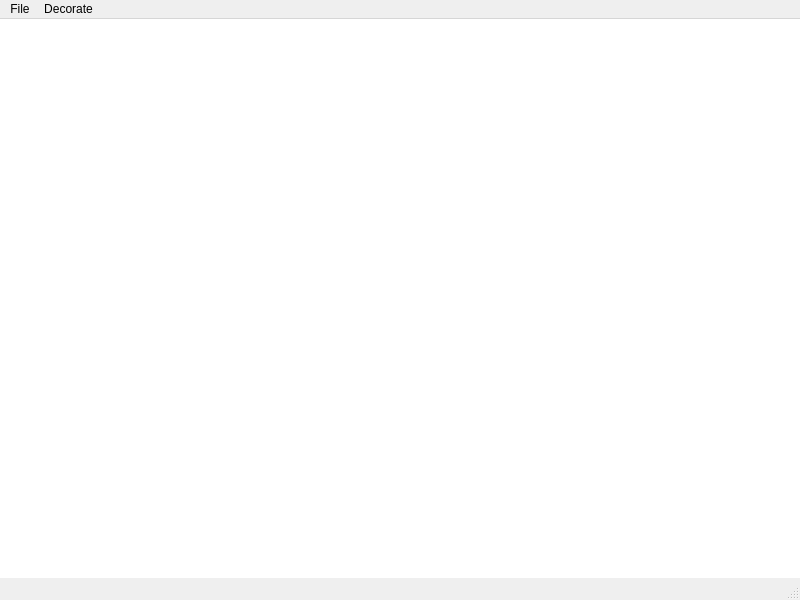
<?xml version="1.0" encoding="UTF-8"?>
<ui version="4.0">
 <class>MainWindow</class>
 <widget class="QMainWindow" name="MainWindow">
  <property name="geometry">
   <rect>
    <x>0</x>
    <y>0</y>
    <width>800</width>
    <height>600</height>
   </rect>
  </property>
  <property name="windowTitle">
   <string>MainWindow</string>
  </property>
  <widget class="QWidget" name="centralwidget">
   <widget class="QPlainTextEdit" name="plainTextEdit">
    <property name="geometry">
     <rect>
      <x>-7</x>
      <y>-1</y>
      <width>811</width>
      <height>621</height>
     </rect>
    </property>
   </widget>
  </widget>
  <widget class="QMenuBar" name="menubar">
   <property name="geometry">
    <rect>
     <x>0</x>
     <y>0</y>
     <width>800</width>
     <height>19</height>
    </rect>
   </property>
   <widget class="QMenu" name="menuFile">
    <property name="title">
     <string>File</string>
    </property>
    <addaction name="actionNew"/>
    <addaction name="actionOpen"/>
    <addaction name="actionSave"/>
   </widget>
   <widget class="QMenu" name="menuDecorate">
    <property name="title">
     <string>Decorate</string>
    </property>
    <widget class="QMenu" name="menuAlign">
     <property name="title">
      <string>Align</string>
     </property>
     <addaction name="actionLeft"/>
     <addaction name="actionMiddle"/>
     <addaction name="actionRight"/>
     <addaction name="actionJustify"/>
    </widget>
    <addaction name="menuAlign"/>
    <addaction name="separator"/>
    <addaction name="actionColor"/>
    <addaction name="actionFont"/>
    <addaction name="separator"/>
    <addaction name="actionBold"/>
    <addaction name="actionItalic"/>
    <addaction name="actionUnderline"/>
   </widget>
   <addaction name="menuFile"/>
   <addaction name="menuDecorate"/>
  </widget>
  <widget class="QStatusBar" name="statusbar"/>
  <action name="actionNew">
   <property name="text">
    <string>New</string>
   </property>
  </action>
  <action name="actionOpen">
   <property name="text">
    <string>Open</string>
   </property>
  </action>
  <action name="actionSave">
   <property name="text">
    <string>Save</string>
   </property>
  </action>
  <action name="actionLeft">
   <property name="text">
    <string>Left</string>
   </property>
  </action>
  <action name="actionMiddle">
   <property name="text">
    <string>Middle</string>
   </property>
  </action>
  <action name="actionRight">
   <property name="text">
    <string>Right</string>
   </property>
  </action>
  <action name="actionJustify">
   <property name="text">
    <string>Justify</string>
   </property>
  </action>
  <action name="actionBold">
   <property name="text">
    <string>Bold</string>
   </property>
  </action>
  <action name="actionUnderline">
   <property name="text">
    <string>Underline</string>
   </property>
  </action>
  <action name="actionItalic">
   <property name="text">
    <string>Italic</string>
   </property>
  </action>
  <action name="actionColor">
   <property name="text">
    <string>Color</string>
   </property>
  </action>
  <action name="actionFont">
   <property name="text">
    <string>Font</string>
   </property>
  </action>
 </widget>
 <resources/>
 <connections/>
</ui>
